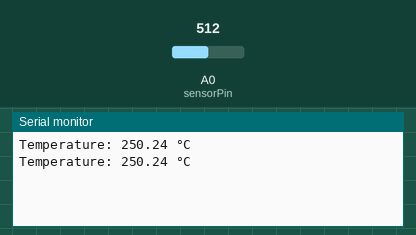
Bench run of a sketch on a simulated Arduino Uno, built with avr-gcc and run on an emulated ATmega328P. Shown: the last lines printed to the serial monitor. The inputs (shaded band) are chosen by the test bench; at power-on: A0 (sensorPin) = 512.

Above: at 1.8 s.
1.9 s: A0 (sensorPin) set to 716
At 2.8 s:
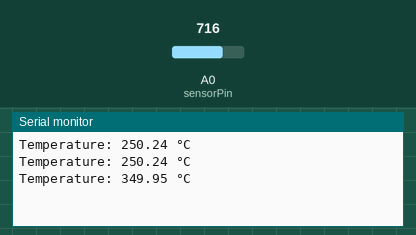
3.4 s: A0 (sensorPin) set to 900
At 4.8 s:
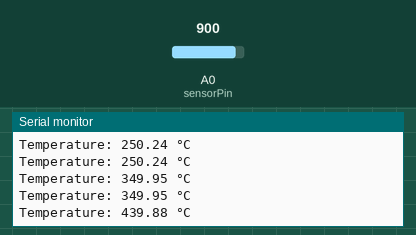
Timing chart, 0 to 6.4 s (numbered marks = the images above; inputs shaded):
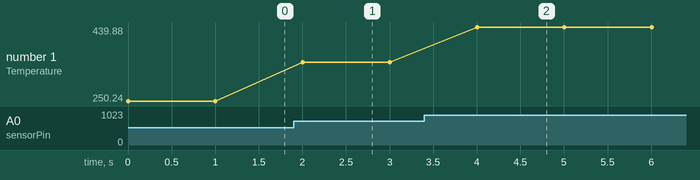

Measured:
- after the input at 1.9 s, the serial monitor: prints a new line after 0.10 s (image 1)
- after the input at 3.4 s, the serial monitor: prints a new line after 0.60 s (image 2)
- plotted number 1: 250.24 → 349.95 after the input at 1.9 s, 349.95 → 439.88 after the input at 3.4 s

The sketch:

lm35dz.ino
```cpp
const int sensorPin = A0;

void setup() {
  Serial.begin(9600);
}

void loop() {
  int sensorValue = analogRead(sensorPin);  // read value (0–1023)
  float voltage = sensorValue * (5.0 / 1023.0); // convert to volt
  float temperatureC = voltage * 100; // 10 мВ = 1°C

  Serial.print("Temperature: ");
  Serial.print(temperatureC);
  Serial.println(" °C");

  delay(1000);
}
```
